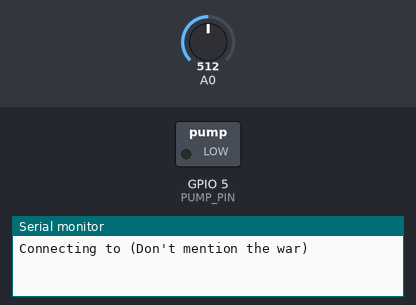
This sketch was run on a simulated ESP8266 (NodeMCU). On the bench: switched loads named in the sketch (green lamp = pin HIGH), the last lines printed to the serial monitor. The inputs (shaded band) are chosen by the test bench; at power-on: A0 = 512. WiFi joins after 1.5 s; servers stay silent unless stated; no MQTT or app messages arrive unless stated.

Above: at 0.1 s.
At 1.6 s:
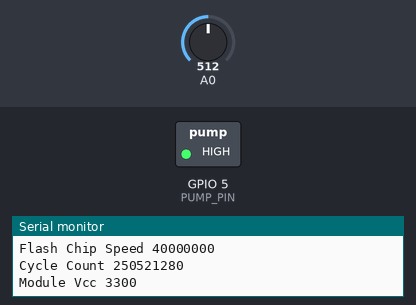
Timing chart, 0 to 3.1 s (numbered marks = the images above):
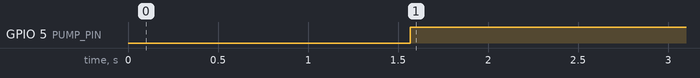

The sketch:

esp8266-01.ino
```cpp
/*
    This sketch establishes a TCP connection to a "quote of the day" service.
    It sends a "hello" message, and then prints received data.
*/

#include <ESP8266WiFi.h>
#include <PubSubClient.h>

// For Temparature
#include "DHTesp.h"
uint8_t DHTPin = 4;
DHTesp dht;
float Temperature;
float Humidity;

uint8_t LED_ONE = 2;

// WIFI
#include <ESP8266WiFi.h>
const char* ssid = "(Don't mention the war)";
const char* password = "56939862460419967485";
WiFiClient espClient;


//MQTT
PubSubClient client(espClient);
const char *mqtt_server = "postman.cloudmqtt.com";
#define mqtt_port 11968
#define MQTT_USER "xxtdtmwf"
#define MQTT_PASSWORD "c-0_VSx4qaOv"
#define MQTT_SERIAL_PUBLISH_TEST "test"
#define MQTT_SERIAL_PUBLISH_PLANTS "plants/berlin/oderstrasse/andrew"
#define MQTT_SERIAL_PUBLISH_CPU "things"
#define MQTT_SERIAL_PUBLISH_PLACE "places/berlin/oderstrasse/andrew"

const int BAUD = 115200;
const int SECONDS_LOOP_DELAY = 60 * 10;
const int PUMP_PIN = 5;

// Time in milliseconds
const unsigned long loopDelayNormalSecs = 600;
//const unsigned long  loopDelayNormalSecs = 6;
const int loopDelayPumpmilli = 100;

int initialised = 0;

class Module
{
public:
    Module(char, char *, int, int, int, int, int, int, int, bool);
    char id;
    char *plantType;
    int moistureSettingLow;
    int moistureSettingHigh;
    int sensorLowerValue;
    int sensorUpperValue;
    int readPin;
    int currentPercentage;
    int servoPin;
    bool isPumping;
};

/// Constructor for each module
Module::Module(char a, char *b, int c, int d, int e, int f, int g, int h, int i, bool j)
{
    id = a;
    plantType = b;
    readPin = c;
    servoPin = d;
    moistureSettingLow = e;
    moistureSettingHigh = f;
    sensorLowerValue = g;
    sensorUpperValue = h;
    currentPercentage = i;
    isPumping = j;
}

Module plantOne = Module('1', "Unknown", 0, 5, 40, 70, 12, 622, 0, false);

//#define MODULE_COUNT 7
//Module modules[MODULE_COUNT] = {
//    plantOne

//    Module(A1, 0, '2', 70, 3, 640, 323, 40, false, "scindapsus"),    /// Checked sensor values 2/6/2019 Plant two - Hanging plant
//    Module(A2, 0, '3', 70, 4, 622, 312, 40, false, "scindapsus"),
//    Module(A3, 0, '4', 90, 5, 664, 339, 60, false, "tray"),    // Big plant bed
//    Module(A4, 0, '5', 70, 6, 672, 308, 40, false, "bonsai"),     // Checked sensor values 8/5/2019 bonsai
//    Module(A5, 0, '6', 60, 7, 700, 372, 30, false, "cactus"),     // Checked sensor values 2/6/2019 Cactus
//    Module(A6, 0, '7', 70, 8, 597, 287, 40, false, "peace_lily"), // Checked sensor values 8/5/2019 Peace Lily
//};

void setup()
{
    setupSerial();
    setupPins();
    setupWifi();
    client.setServer(mqtt_server, mqtt_port);
    setupMqtt();
    printSystemStats();
}

void loop()
{
    readSensors();

    int loops = 0;
    while (loops < SECONDS_LOOP_DELAY){
      delay(SECONDS_LOOP_DELAY);
    }
}

void printSystemStats(){
  Serial.print("Chip Id ");
  Serial.println(ESP.getChipId());
  Serial.print("Flash Chip Id ");
  Serial.println(ESP.getFlashChipId());
  Serial.print("Flash Chip Size ");
  Serial.println(ESP.getFlashChipSize());
  Serial.print("Flash Chip Speed ");
  Serial.println(ESP.getFlashChipSpeed());
  Serial.print("Cycle Count ");
  Serial.println(ESP.getCycleCount() );
  Serial.print("Module Vcc ");
  Serial.println(ESP.getVcc());
  }

void setupMqtt()
{
    // Loop until we're reconnected
    while (!client.connected()){

        // Create a random client ID
        String clientId;
        clientId.reserve(30);
        clientId = "ESP8266Client-oderstr01";

        Serial.print("Attempting MQTT connection with details: ID");
        Serial.print(clientId.c_str());
        Serial.print(" and  username: ");
        Serial.print(MQTT_USER);
        Serial.print(" and password ");
        Serial.println( MQTT_PASSWORD);

        // Attempt to connect
        if (client.connect(clientId.c_str(), MQTT_USER, MQTT_PASSWORD))
        {
            Serial.println("connected");

            //Once connected, publish an announcement...
            client.publish(MQTT_SERIAL_PUBLISH_TEST, "ESP8266 client");
        }
        else
        {
            Serial.print("failed, rc=");
            Serial.print(client.state());
            Serial.println(" try again in 5 seconds");
        }
    }
 }


void setupWifi()
{

    Serial.println(ssid);
    /* Explicitly set the ESP8266 to be a WiFi-client */
    WiFi.mode(WIFI_STA);
    WiFi.begin(ssid, password);

    while (WiFi.status() != WL_CONNECTED)
    {
        delay(500);
        Serial.print(".");
    }

    Serial.println("");
    Serial.println("WiFi connected");
    Serial.println("IP address: ");
    Serial.println(WiFi.localIP());
}

void readSensors()
{

    char finalString[400];

    bool needsPump = false;

    //    for (int i = 0; i < MODULE_COUNT; i++)
    //    {
    //      Module currentModule = modules[i];
    Module currentModule = plantOne;

    strcpy(finalString, "plant_system,city=Berlin,city=Berlin,room=andrews,thing=esp8266,plant_type=");

    strcat(finalString, currentModule.plantType);

    strcat(finalString, ",plant_id=");

    char z[20];
    snprintf(z, 20, "%c", currentModule.id);
    strcat(finalString, z);

    strcat(finalString, " ");

    //Fields
    strcat(finalString, "servo_pin=");
    char a[20];
    snprintf(a, 20, "%ld", currentModule.servoPin);
    strcat(finalString, a);

    strcat(finalString, ",read_pin=");
    char b[20];
    snprintf(b, 20, "%ld", currentModule.readPin);
    strcat(finalString, b);

    strcat(finalString, ",sensor_reading=");
    char c[20];
    snprintf(c, 20, "%ld", analogRead(currentModule.readPin));
    strcat(finalString, c);

    strcat(finalString, ",moi_setting_high=");
    char d[20];
    snprintf(d, 20, "%ld", currentModule.moistureSettingHigh);
    strcat(finalString, d);

    strcat(finalString, ",moi_setting_low=");
    char e[20];
    snprintf(e, 20, "%ld", currentModule.moistureSettingLow);
    strcat(finalString, e);

    strcat(finalString, ",sensor_low_value=");
    char f[20];
    snprintf(f, 20, "%ld", currentModule.sensorLowerValue);
    strcat(finalString, f);

    strcat(finalString, ",sensor_high_value=");
    char g[20];
    snprintf(g, 20, "%ld", currentModule.sensorUpperValue);
    strcat(finalString, g);

    currentModule.currentPercentage = convertToPercent(analogRead(currentModule.readPin), currentModule);

    strcat(finalString, ",moisture_level=");
    char h[20];
    snprintf(h, 20, "%ld", currentModule.currentPercentage);
    strcat(finalString, h);

    if (currentModule.currentPercentage < currentModule.moistureSettingLow)
    {
        currentModule.isPumping = true;
        needsPump = true;
        digitalWrite(currentModule.servoPin, LOW);

        //Opening servo
        strcat(finalString, ",dead_zone=0");
    }
    if (currentModule.currentPercentage >= currentModule.moistureSettingLow && currentModule.currentPercentage <= currentModule.moistureSettingHigh)
    {
        if (!currentModule.isPumping)
        {
            digitalWrite(currentModule.servoPin, HIGH);
        }

        //the deadzone
        strcat(finalString, ",dead_zone=1");
    }
    if (currentModule.currentPercentage > currentModule.moistureSettingHigh)
    {
        currentModule.isPumping = false;
        digitalWrite(currentModule.servoPin, HIGH);

        //Opening servo
        strcat(finalString, ",dead_zone=0");
    }

    byte servoPinState = digitalRead(currentModule.servoPin);
    if (servoPinState == LOW)
    {
        strcat(finalString, ",servo=1");
    }
    else
    {
        strcat(finalString, ",servo=0");
    }

    byte pumpPinState = digitalRead(PUMP_PIN);

    if (pumpPinState == LOW)
    {
        strcat(finalString, ",pump=0");
    }
    else
    {
        strcat(finalString, ",pump=1");
    }
    delay(100);
    Serial.println(finalString);
    client.publish(MQTT_SERIAL_PUBLISH_PLANTS, finalString);

    // EnMd of loop
    //    }

//    if (initialised >= 5)
//    {
//
//        if (needsPump)
//        {
//            digitalWrite(PUMP_PIN, HIGH);
//            delay(loopDelayPumpmilli);
//        }
//        else
//        {
//            digitalWrite(PUMP_PIN, LOW);
//            int p = 0;
//            while (p < loopDelayNormalSecs)
//            {
//                delay(1000);
//                p++;
//            }
//        }
//    }
//    else
//    {
//        initialised++;
//    }
}

int convertToPercent(int sensorValue, Module module)
{
    int percentValue = map(sensorValue, module.sensorLowerValue, module.sensorUpperValue, 0, 100);
    return percentValue;
}

void setupPins()
{
    pinMode(plantOne.readPin, INPUT);
    pinMode(plantOne.servoPin, OUTPUT);
    pinMode(PUMP_PIN, OUTPUT);
}

void setupSerial()
{
    Serial.begin(115200);
    Serial.print("Connecting to ");
}
```

Measured:
- by itself, GPIO 5 (PUMP_PIN): LOW → HIGH at 1.6 s
